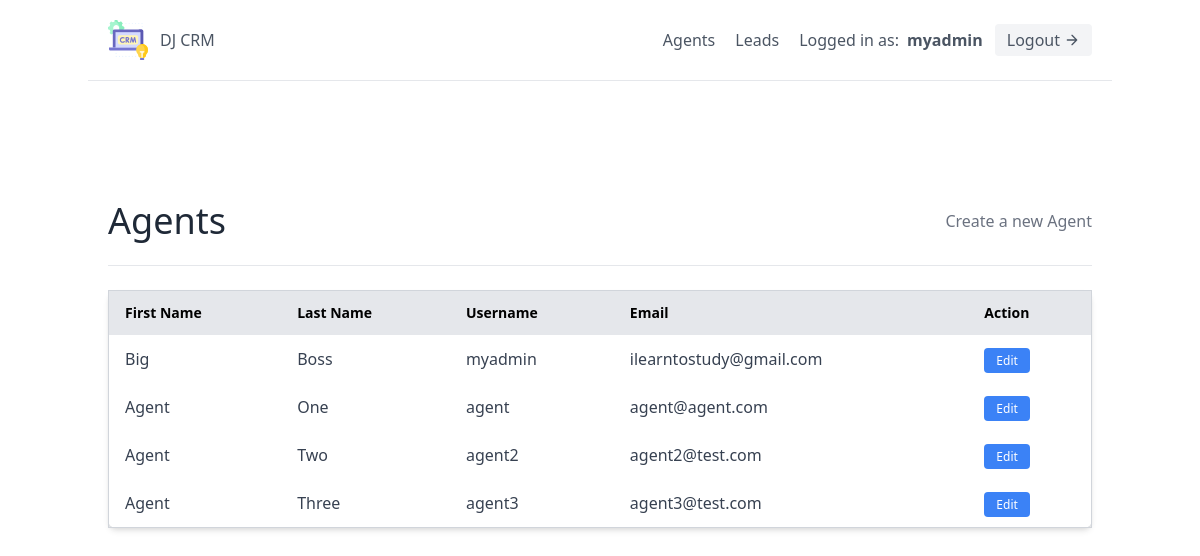
Screenshot of /agents/ (signed in) with the database file from the repository.
### leads/models.py (models this page shows, shortened)
class User(AbstractUser):
    is_organisor=models.BooleanField(default=True)
    is_agent=models.BooleanField(default=False)

class Agent(models.Model):
    user=models.OneToOneField(User,on_delete=models.CASCADE)
    organisation=models.ForeignKey(UserProfile,on_delete=models.CASCADE)

### agents/views.py (the view)
# urls.py: path('',AgentListView.as_view(), name="agent-list"),
class AgentListView(OrganisorAndLoginRequiredMixin, generic.ListView):
    template_name="agents/agent_list.html"
    def get_queryset(self):
        organisation=self.request.user.userprofile
        return Agent.objects.filter(organisation=organisation)

### agents/mixins.py (called while the page is built)
    def dispatch(self, request, *args, **kwargs):
        if not request.user.is_authenticated or not request.user.is_organisor:
            return redirect("leads:lead-list")
        return super().dispatch(request, *args, **kwargs)

### agents/templates/agents/agent_list.html
{% extends "base.html" %}
{% block content %}
<section class="text-gray-600 body-font">
    <div class="container px-5 py-24 mx-auto flex flex-wrap">
        <div class="w-full mb-6 py-6 flex justify-between items-center border-b border-gray-200">
            <div>
                <h1 class="text-4xl text-gray-800">Agents</h1>
            </div>
            <div>
                <a class="text-gray-500 hover:text-blue-500" href="{% url 'agents:agent-create' %}">Create a new Agent</a>
            </div>
        </div>
        <div class="w-full bg-gray-100 flex items-center justify-center ">
            <table class="min-w-full bg-white border border-gray-300 rounded-lg shadow-md">
                <thead class="bg-gray-200 text-black">
                    <tr>
                        <th class="text-left py-3 px-4 font-semibold text-sm">First Name</th>
                        <th class="text-left py-3 px-4 font-semibold text-sm">Last Name</th>
                        <th class="text-left py-3 px-4 font-semibold text-sm">Username</th>
                        <th class="text-left py-3 px-4 font-semibold text-sm">Email</th>
                        <th class="text-left py-3 px-4 font-semibold text-sm">Action</th>
                    </tr>
                </thead>
                <tbody class="text-gray-700">
                    {% for agent in object_list %}
                    <tr>
                        <td class="text-left py-3 px-4">{{agent.user.first_name}}</td>
                        <td class="text-left py-3 px-4">{{agent.user.last_name}}</td>
                        <td class="text-left py-3 px-4">{{agent.user.username}}</td>
                        <td class="text-left py-3 px-4">{{agent.user.email}}</td>
                        <td class="text-left py-3 px-4">
                            <a href="{% url 'agents:agent-detail' agent.pk %}" class="bg-blue-500 text-white px-3 py-1 rounded text-xs font-medium">Edit</a>
                        </td>
                    </tr>
                    {% endfor %}
                </tbody>
            </table>
        </div>
    </div>
</section>
{% endblock content %}

### templates/base.html (shortened to what this page needs)
{% load static %}
<!DOCTYPE html>
<html lang="en">
<head>
    <link href="{% static 'css/styles.css' %}" rel="stylesheet" />
    <link href="https://unpkg.com/tailwindcss@^2/dist/tailwind.min.css" rel="stylesheet">
</head>
<body>
    <div class="max-w-7xl mx-auto">
        {% include 'navbar.html' %}
        {% block content %}
        {% endblock content %}
    </div>
</body>
</html>

### templates/navbar.html (shortened to what this page needs)
<header class="text-gray-600 body-font">
    <div
      class="container mx-auto flex flex-wrap p-5 flex-col md:flex-row items-center border-b border-gray-200">
      <a class="flex title-font font-medium items-center text-gray-900 mb-4 md:mb-0">
        <span class="ml-3 text-xl">
            <a href="{% url 'landing-page' %}">DJ CRM</a>
        </span>
      </a>
      <nav class="md:ml-auto flex flex-wrap items-center text-base justify-center ">
        {% if not request.user.is_authenticated %}
          <a href="{% url 'signup' %}" class="mr-5 hover:text-gray-900">Sign Up</a>
        {% else %}
          {% if request.user.is_organisor %}
          <a href="{% url 'agents:agent-list' %}" class="mr-5 hover:text-gray-900">Agents</a>
          {% endif %}
          <a href="{% url 'leads:lead-list' %}" class="mr-5 hover:text-gray-900">Leads</a>
        {% endif %}
      </nav>
      {% if request.user.is_authenticated %}
        Logged in as: <strong class="ml-2">{{ request.user.username }}</strong>
          <form method="post" action="{% url 'logout' %}" class="inline">
            <button type="submit" class="ml-3 inline-flex items-center bg-gray-100 border-0 py-1 px-3 focus:outline-none hover:bg-gray-200 rounded text-base mt-4 md:mt-0">
                Logout
                <svg fill="none" stroke="currentColor" stroke-linecap="round" stroke-linejoin="round" stroke-width="2" class="w-4 h-4 ml-1" viewBox="0 0 24 24">
                    <path d="M5 12h14M12 5l7 7-7 7"></path>
                </svg>
            </button>
          </form>
      {% endif %}
    </div>
</header>

### templates/scripts.html (shortened to what this page needs)
{% load static %}

### rows the page displays
User: user.username "myadmin"
Agent: user.first_name "Big", user.last_name "Boss", user.username "myadmin", user.email "ilearntostudy@gmail.com"
Agent: user.first_name "Agent", user.last_name "One", user.username "agent", user.email "agent@agent.com"
Agent: user.first_name "Agent", user.last_name "Two", user.username "agent2", user.email "agent2@test.com"
Agent: user.first_name "Agent", user.last_name "Three", user.username "agent3", user.email "agent3@test.com"
